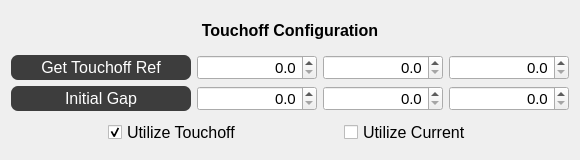
<?xml version="1.0" encoding="UTF-8"?>
<ui version="4.0">
 <class>Widget_Touchoff</class>
 <widget class="QWidget" name="Widget_Touchoff">
  <property name="geometry">
   <rect>
    <x>0</x>
    <y>0</y>
    <width>580</width>
    <height>160</height>
   </rect>
  </property>
  <property name="sizePolicy">
   <sizepolicy hsizetype="MinimumExpanding" vsizetype="MinimumExpanding">
    <horstretch>0</horstretch>
    <verstretch>0</verstretch>
   </sizepolicy>
  </property>
  <property name="minimumSize">
   <size>
    <width>580</width>
    <height>160</height>
   </size>
  </property>
  <property name="maximumSize">
   <size>
    <width>580</width>
    <height>160</height>
   </size>
  </property>
  <property name="windowTitle">
   <string>Form</string>
  </property>
  <property name="styleSheet">
   <string notr="true">QMenuBar{
background-color:#1d1d1d;
padding:5px;
	font: 12pt &quot;MS Shell Dlg 2&quot;;
}

QMenuBar::item{
background-color:#1d1d1d;
color:#fff;
padding:5px;

}

QMenu{
color:#fff;
padding:0;
}

QMenu::item:selected{
color:#fff;
background-color:#00aba9;
}

QTableWidget{
background-color:#3d3d3d;
color:#fff;
  selection-background-color: #da532c;
border:solid;
border-width:3px;
border-color:#da532c;
}
QHeaderView::section{
background-color:qlineargradient(spread:pad, x1:0, y1:0, x2:1, y2:0, stop:0 rgba(20, 158, 217, 255), stop:1 rgba(36, 158, 217, 255));
border:none;
border-top-style:solid;
border-width:1px;
border-top-color:qlineargradient(spread:pad, x1:0, y1:0, x2:1, y2:0, stop:0 rgba(20, 158, 217, 255), stop:1 rgba(36, 158, 217, 255));
color:#fff;

}
QHeaderView{
background-color:qlineargradient(spread:pad, x1:0, y1:0, x2:1, y2:0, stop:0 rgba(20, 158, 217, 255), stop:1 rgba(36, 158, 217, 255));

border:none;
border-top-style:solid;
border-width:1px;
border-top-color:#149ED9;
color:#fff;
	font: 75 12pt &quot;Calibri&quot;;
}

QTableCornerButton::section{
border:none;
background-color:#149ED9;
}

QListWidget{
background-color:#3d3d3d;
color:#fff;
}

QMenu{
background-color:#3d3d3d;
}
QStatusBar{
background-color:#7e3878;
color:#fff;
}

QPushButton{
border-style:solid;
background-color:#3d3d3d;
color:#fff;
border-radius:7px;
}

QPushButton:disabled {
background-color: rgb(204, 0, 0);
}

QPushButton:hover{
color:#ccc;
	background-color: qlineargradient(spread:pad, x1:0.517, y1:0, x2:0.517, y2:1, stop:0 rgba(45, 45, 45, 255), stop:0.505682 rgba(45, 45, 45, 255), stop:1 rgba(29, 29, 29, 255));
	border-color:#2d89ef;
border-width:2px;
}

QPushButton:pressed{
background-color: qlineargradient(spread:pad, x1:0.517, y1:0, x2:0.517, y2:1, stop:0 rgba(29, 29, 29, 255), stop:0.505682 rgba(45, 45, 45, 255), stop:1 rgba(29, 29, 29, 255));
}


QTabWidget::tab{
background-color:#3d3d3d;
}

QLineEdit{
border-radius:0;
}

QProgressBar{
border-radius:0;
text-align:center;
color:#fff;
background-color:transparent;
border: 2px solid #e3a21a;
border-radius:7px;
	font: 75 12pt &quot;Open Sans&quot;;

}

QProgressBar::chunk{
background-color:#2d89ef;
width:20px;
}</string>
  </property>
  <layout class="QGridLayout" name="gridLayout_2">
   <item row="0" column="0">
    <layout class="QHBoxLayout" name="horizontalLayout_11">
     <item>
      <spacer name="horizontalSpacer_15">
       <property name="orientation">
        <enum>Qt::Horizontal</enum>
       </property>
       <property name="sizeHint" stdset="0">
        <size>
         <width>40</width>
         <height>20</height>
        </size>
       </property>
      </spacer>
     </item>
     <item>
      <layout class="QGridLayout" name="gridLayout_13">
       <item row="0" column="0">
        <widget class="QLabel" name="label_ManualControl_4">
         <property name="sizePolicy">
          <sizepolicy hsizetype="MinimumExpanding" vsizetype="Fixed">
           <horstretch>0</horstretch>
           <verstretch>0</verstretch>
          </sizepolicy>
         </property>
         <property name="minimumSize">
          <size>
           <width>0</width>
           <height>32</height>
          </size>
         </property>
         <property name="maximumSize">
          <size>
           <width>16777215</width>
           <height>32</height>
          </size>
         </property>
         <property name="font">
          <font>
           <pointsize>12</pointsize>
           <weight>75</weight>
           <bold>true</bold>
          </font>
         </property>
         <property name="text">
          <string>Touchoff Configuration</string>
         </property>
         <property name="alignment">
          <set>Qt::AlignCenter</set>
         </property>
        </widget>
       </item>
      </layout>
     </item>
     <item>
      <spacer name="horizontalSpacer_16">
       <property name="orientation">
        <enum>Qt::Horizontal</enum>
       </property>
       <property name="sizeHint" stdset="0">
        <size>
         <width>40</width>
         <height>20</height>
        </size>
       </property>
      </spacer>
     </item>
    </layout>
   </item>
   <item row="1" column="0">
    <layout class="QGridLayout" name="gridLayout">
     <item row="0" column="0">
      <layout class="QHBoxLayout" name="horizontalLayout_2">
       <item>
        <widget class="QPushButton" name="pushButton_TouchoffRef">
         <property name="sizePolicy">
          <sizepolicy hsizetype="Fixed" vsizetype="Fixed">
           <horstretch>0</horstretch>
           <verstretch>0</verstretch>
          </sizepolicy>
         </property>
         <property name="minimumSize">
          <size>
           <width>180</width>
           <height>25</height>
          </size>
         </property>
         <property name="maximumSize">
          <size>
           <width>180</width>
           <height>25</height>
          </size>
         </property>
         <property name="font">
          <font>
           <pointsize>12</pointsize>
          </font>
         </property>
         <property name="text">
          <string>Get Touchoff Ref</string>
         </property>
        </widget>
       </item>
       <item>
        <widget class="QDoubleSpinBox" name="doubleSpinBox_TouchoffRefX">
         <property name="sizePolicy">
          <sizepolicy hsizetype="Fixed" vsizetype="Fixed">
           <horstretch>0</horstretch>
           <verstretch>0</verstretch>
          </sizepolicy>
         </property>
         <property name="minimumSize">
          <size>
           <width>120</width>
           <height>25</height>
          </size>
         </property>
         <property name="maximumSize">
          <size>
           <width>120</width>
           <height>25</height>
          </size>
         </property>
         <property name="font">
          <font>
           <family>MS Shell Dlg 2</family>
           <pointsize>11</pointsize>
          </font>
         </property>
         <property name="alignment">
          <set>Qt::AlignRight|Qt::AlignTrailing|Qt::AlignVCenter</set>
         </property>
         <property name="decimals">
          <number>1</number>
         </property>
         <property name="minimum">
          <double>0.000000000000000</double>
         </property>
         <property name="maximum">
          <double>500000.000000000000000</double>
         </property>
        </widget>
       </item>
       <item>
        <widget class="QDoubleSpinBox" name="doubleSpinBox_TouchoffRefY">
         <property name="sizePolicy">
          <sizepolicy hsizetype="Fixed" vsizetype="Fixed">
           <horstretch>0</horstretch>
           <verstretch>0</verstretch>
          </sizepolicy>
         </property>
         <property name="minimumSize">
          <size>
           <width>120</width>
           <height>25</height>
          </size>
         </property>
         <property name="maximumSize">
          <size>
           <width>120</width>
           <height>25</height>
          </size>
         </property>
         <property name="font">
          <font>
           <family>MS Shell Dlg 2</family>
           <pointsize>11</pointsize>
          </font>
         </property>
         <property name="alignment">
          <set>Qt::AlignRight|Qt::AlignTrailing|Qt::AlignVCenter</set>
         </property>
         <property name="decimals">
          <number>1</number>
         </property>
         <property name="minimum">
          <double>0.000000000000000</double>
         </property>
         <property name="maximum">
          <double>500000.000000000000000</double>
         </property>
        </widget>
       </item>
       <item>
        <widget class="QDoubleSpinBox" name="doubleSpinBox_TouchoffRefZ">
         <property name="sizePolicy">
          <sizepolicy hsizetype="Fixed" vsizetype="Fixed">
           <horstretch>0</horstretch>
           <verstretch>0</verstretch>
          </sizepolicy>
         </property>
         <property name="minimumSize">
          <size>
           <width>120</width>
           <height>25</height>
          </size>
         </property>
         <property name="maximumSize">
          <size>
           <width>120</width>
           <height>25</height>
          </size>
         </property>
         <property name="font">
          <font>
           <family>MS Shell Dlg 2</family>
           <pointsize>11</pointsize>
          </font>
         </property>
         <property name="alignment">
          <set>Qt::AlignRight|Qt::AlignTrailing|Qt::AlignVCenter</set>
         </property>
         <property name="decimals">
          <number>1</number>
         </property>
         <property name="minimum">
          <double>0.000000000000000</double>
         </property>
         <property name="maximum">
          <double>500000.000000000000000</double>
         </property>
        </widget>
       </item>
      </layout>
     </item>
     <item row="1" column="0">
      <layout class="QHBoxLayout" name="horizontalLayout_3">
       <item>
        <widget class="QPushButton" name="pushButton_TouchoffGap">
         <property name="sizePolicy">
          <sizepolicy hsizetype="Fixed" vsizetype="Fixed">
           <horstretch>0</horstretch>
           <verstretch>0</verstretch>
          </sizepolicy>
         </property>
         <property name="minimumSize">
          <size>
           <width>180</width>
           <height>25</height>
          </size>
         </property>
         <property name="maximumSize">
          <size>
           <width>16777215</width>
           <height>25</height>
          </size>
         </property>
         <property name="font">
          <font>
           <pointsize>12</pointsize>
          </font>
         </property>
         <property name="text">
          <string>Initial Gap</string>
         </property>
        </widget>
       </item>
       <item>
        <widget class="QDoubleSpinBox" name="doubleSpinBox_InitialGapX">
         <property name="minimumSize">
          <size>
           <width>120</width>
           <height>25</height>
          </size>
         </property>
         <property name="maximumSize">
          <size>
           <width>120</width>
           <height>25</height>
          </size>
         </property>
         <property name="font">
          <font>
           <pointsize>11</pointsize>
          </font>
         </property>
         <property name="alignment">
          <set>Qt::AlignRight|Qt::AlignTrailing|Qt::AlignVCenter</set>
         </property>
         <property name="decimals">
          <number>1</number>
         </property>
         <property name="maximum">
          <double>100000.000000000000000</double>
         </property>
        </widget>
       </item>
       <item>
        <widget class="QDoubleSpinBox" name="doubleSpinBox_InitialGapY">
         <property name="minimumSize">
          <size>
           <width>120</width>
           <height>25</height>
          </size>
         </property>
         <property name="maximumSize">
          <size>
           <width>120</width>
           <height>25</height>
          </size>
         </property>
         <property name="font">
          <font>
           <pointsize>11</pointsize>
          </font>
         </property>
         <property name="alignment">
          <set>Qt::AlignRight|Qt::AlignTrailing|Qt::AlignVCenter</set>
         </property>
         <property name="decimals">
          <number>1</number>
         </property>
         <property name="maximum">
          <double>100000.000000000000000</double>
         </property>
        </widget>
       </item>
       <item>
        <widget class="QDoubleSpinBox" name="doubleSpinBox_InitialGapZ">
         <property name="minimumSize">
          <size>
           <width>120</width>
           <height>25</height>
          </size>
         </property>
         <property name="maximumSize">
          <size>
           <width>120</width>
           <height>25</height>
          </size>
         </property>
         <property name="font">
          <font>
           <pointsize>11</pointsize>
          </font>
         </property>
         <property name="alignment">
          <set>Qt::AlignRight|Qt::AlignTrailing|Qt::AlignVCenter</set>
         </property>
         <property name="decimals">
          <number>1</number>
         </property>
         <property name="maximum">
          <double>100000.000000000000000</double>
         </property>
        </widget>
       </item>
      </layout>
     </item>
    </layout>
   </item>
   <item row="2" column="0">
    <layout class="QHBoxLayout" name="horizontalLayout">
     <item>
      <spacer name="horizontalSpacer_17">
       <property name="orientation">
        <enum>Qt::Horizontal</enum>
       </property>
       <property name="sizeHint" stdset="0">
        <size>
         <width>40</width>
         <height>20</height>
        </size>
       </property>
      </spacer>
     </item>
     <item>
      <widget class="QCheckBox" name="checkBox_UtilizeTouchoff">
       <property name="font">
        <font>
         <pointsize>12</pointsize>
        </font>
       </property>
       <property name="text">
        <string>Utilize Touchoff</string>
       </property>
       <property name="checked">
        <bool>true</bool>
       </property>
      </widget>
     </item>
     <item>
      <spacer name="horizontalSpacer_18">
       <property name="orientation">
        <enum>Qt::Horizontal</enum>
       </property>
       <property name="sizeHint" stdset="0">
        <size>
         <width>40</width>
         <height>20</height>
        </size>
       </property>
      </spacer>
     </item>
     <item>
      <widget class="QCheckBox" name="checkBox_ReferenceOldPosition">
       <property name="font">
        <font>
         <pointsize>12</pointsize>
        </font>
       </property>
       <property name="text">
        <string>Utilize Current</string>
       </property>
      </widget>
     </item>
     <item>
      <spacer name="horizontalSpacer_19">
       <property name="orientation">
        <enum>Qt::Horizontal</enum>
       </property>
       <property name="sizeHint" stdset="0">
        <size>
         <width>40</width>
         <height>20</height>
        </size>
       </property>
      </spacer>
     </item>
    </layout>
   </item>
  </layout>
 </widget>
 <resources/>
 <connections/>
</ui>
